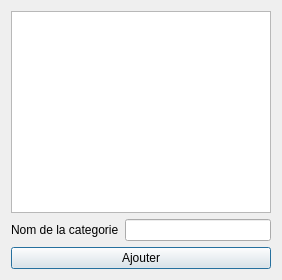
<?xml version="1.0" encoding="UTF-8"?>
<ui version="4.0">
 <class>categorie</class>
 <widget class="QDialog" name="categorie">
  <property name="geometry">
   <rect>
    <x>0</x>
    <y>0</y>
    <width>282</width>
    <height>280</height>
   </rect>
  </property>
  <property name="windowTitle">
   <string>Categories</string>
  </property>
  <layout class="QVBoxLayout" name="verticalLayout">
   <item>
    <widget class="QTableWidget" name="tableWidget"/>
   </item>
   <item>
    <layout class="QHBoxLayout" name="horizontalLayout">
     <item>
      <widget class="QLabel" name="label_2">
       <property name="text">
        <string>Nom de la categorie</string>
       </property>
      </widget>
     </item>
     <item>
      <widget class="QLineEdit" name="lineEditAjouterCategorie"/>
     </item>
    </layout>
   </item>
   <item>
    <widget class="QPushButton" name="pushButton">
     <property name="text">
      <string>Ajouter</string>
     </property>
     <property name="icon">
      <iconset resource="img.qrc">
       <normaloff>:/new/img/img/test.png</normaloff>:/new/img/img/test.png</iconset>
     </property>
    </widget>
   </item>
  </layout>
 </widget>
 <resources>
  <include location="img.qrc"/>
 </resources>
 <connections/>
</ui>
